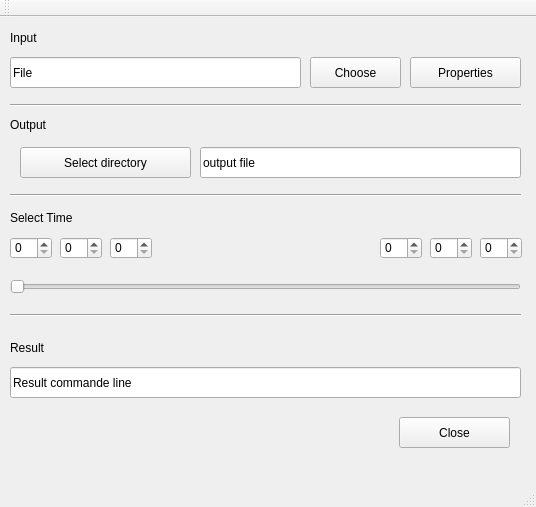
<?xml version="1.0" encoding="UTF-8"?>
<ui version="4.0">
 <class>MainWindow</class>
 <widget class="QMainWindow" name="MainWindow">
  <property name="geometry">
   <rect>
    <x>0</x>
    <y>0</y>
    <width>536</width>
    <height>507</height>
   </rect>
  </property>
  <property name="windowTitle">
   <string>MainWindow</string>
  </property>
  <widget class="QWidget" name="centralWidget">
   <widget class="QLabel" name="inputLabel">
    <property name="geometry">
     <rect>
      <x>10</x>
      <y>10</y>
      <width>81</width>
      <height>21</height>
     </rect>
    </property>
    <property name="text">
     <string>Input</string>
    </property>
   </widget>
   <widget class="QPushButton" name="chooseBt">
    <property name="geometry">
     <rect>
      <x>310</x>
      <y>40</y>
      <width>91</width>
      <height>31</height>
     </rect>
    </property>
    <property name="text">
     <string>Choose</string>
    </property>
   </widget>
   <widget class="QLineEdit" name="inputFileEdit">
    <property name="geometry">
     <rect>
      <x>10</x>
      <y>40</y>
      <width>291</width>
      <height>31</height>
     </rect>
    </property>
    <property name="text">
     <string>File</string>
    </property>
   </widget>
   <widget class="QPushButton" name="propertiesBt">
    <property name="geometry">
     <rect>
      <x>410</x>
      <y>40</y>
      <width>111</width>
      <height>31</height>
     </rect>
    </property>
    <property name="text">
     <string>Properties</string>
    </property>
   </widget>
   <widget class="QLabel" name="outputLabel">
    <property name="geometry">
     <rect>
      <x>10</x>
      <y>100</y>
      <width>81</width>
      <height>16</height>
     </rect>
    </property>
    <property name="text">
     <string>Output</string>
    </property>
   </widget>
   <widget class="QLineEdit" name="outputEdit">
    <property name="geometry">
     <rect>
      <x>200</x>
      <y>130</y>
      <width>321</width>
      <height>31</height>
     </rect>
    </property>
    <property name="text">
     <string>output file</string>
    </property>
   </widget>
   <widget class="QPushButton" name="selectDirBt">
    <property name="geometry">
     <rect>
      <x>20</x>
      <y>130</y>
      <width>171</width>
      <height>31</height>
     </rect>
    </property>
    <property name="text">
     <string>Select directory</string>
    </property>
   </widget>
   <widget class="QLabel" name="selectTimeLabel">
    <property name="geometry">
     <rect>
      <x>10</x>
      <y>190</y>
      <width>81</width>
      <height>21</height>
     </rect>
    </property>
    <property name="text">
     <string>Select Time</string>
    </property>
   </widget>
   <widget class="QSlider" name="timeSlider">
    <property name="geometry">
     <rect>
      <x>10</x>
      <y>260</y>
      <width>511</width>
      <height>20</height>
     </rect>
    </property>
    <property name="orientation">
     <enum>Qt::Horizontal</enum>
    </property>
   </widget>
   <widget class="Line" name="line">
    <property name="geometry">
     <rect>
      <x>10</x>
      <y>80</y>
      <width>511</width>
      <height>16</height>
     </rect>
    </property>
    <property name="orientation">
     <enum>Qt::Horizontal</enum>
    </property>
   </widget>
   <widget class="Line" name="line_2">
    <property name="geometry">
     <rect>
      <x>10</x>
      <y>170</y>
      <width>511</width>
      <height>16</height>
     </rect>
    </property>
    <property name="orientation">
     <enum>Qt::Horizontal</enum>
    </property>
   </widget>
   <widget class="QSpinBox" name="minBeginSelect">
    <property name="geometry">
     <rect>
      <x>10</x>
      <y>220</y>
      <width>42</width>
      <height>22</height>
     </rect>
    </property>
   </widget>
   <widget class="QSpinBox" name="secBeginSelect">
    <property name="geometry">
     <rect>
      <x>60</x>
      <y>220</y>
      <width>42</width>
      <height>22</height>
     </rect>
    </property>
   </widget>
   <widget class="QSpinBox" name="millBeginSelect">
    <property name="geometry">
     <rect>
      <x>110</x>
      <y>220</y>
      <width>42</width>
      <height>22</height>
     </rect>
    </property>
   </widget>
   <widget class="QSpinBox" name="minEndSelect_2">
    <property name="geometry">
     <rect>
      <x>380</x>
      <y>220</y>
      <width>42</width>
      <height>22</height>
     </rect>
    </property>
   </widget>
   <widget class="QSpinBox" name="secEndSelect_2">
    <property name="geometry">
     <rect>
      <x>430</x>
      <y>220</y>
      <width>42</width>
      <height>22</height>
     </rect>
    </property>
   </widget>
   <widget class="QSpinBox" name="millEndSelect_2">
    <property name="geometry">
     <rect>
      <x>480</x>
      <y>220</y>
      <width>42</width>
      <height>22</height>
     </rect>
    </property>
   </widget>
   <widget class="Line" name="line_3">
    <property name="geometry">
     <rect>
      <x>10</x>
      <y>290</y>
      <width>511</width>
      <height>16</height>
     </rect>
    </property>
    <property name="orientation">
     <enum>Qt::Horizontal</enum>
    </property>
   </widget>
   <widget class="QLabel" name="resultLabel">
    <property name="geometry">
     <rect>
      <x>10</x>
      <y>320</y>
      <width>71</width>
      <height>21</height>
     </rect>
    </property>
    <property name="text">
     <string>Result</string>
    </property>
   </widget>
   <widget class="QLineEdit" name="cmdResultEdit">
    <property name="geometry">
     <rect>
      <x>10</x>
      <y>350</y>
      <width>511</width>
      <height>31</height>
     </rect>
    </property>
    <property name="text">
     <string>Result commande line</string>
    </property>
   </widget>
   <widget class="QPushButton" name="closeBt">
    <property name="geometry">
     <rect>
      <x>399</x>
      <y>400</y>
      <width>111</width>
      <height>31</height>
     </rect>
    </property>
    <property name="text">
     <string>Close</string>
    </property>
   </widget>
  </widget>
  <widget class="QMenuBar" name="menuBar">
   <property name="geometry">
    <rect>
     <x>0</x>
     <y>0</y>
     <width>536</width>
     <height>20</height>
    </rect>
   </property>
  </widget>
  <widget class="QToolBar" name="mainToolBar">
   <attribute name="toolBarArea">
    <enum>TopToolBarArea</enum>
   </attribute>
   <attribute name="toolBarBreak">
    <bool>false</bool>
   </attribute>
  </widget>
  <widget class="QStatusBar" name="statusBar"/>
 </widget>
 <layoutdefault spacing="6" margin="11"/>
 <resources/>
 <connections/>
</ui>
